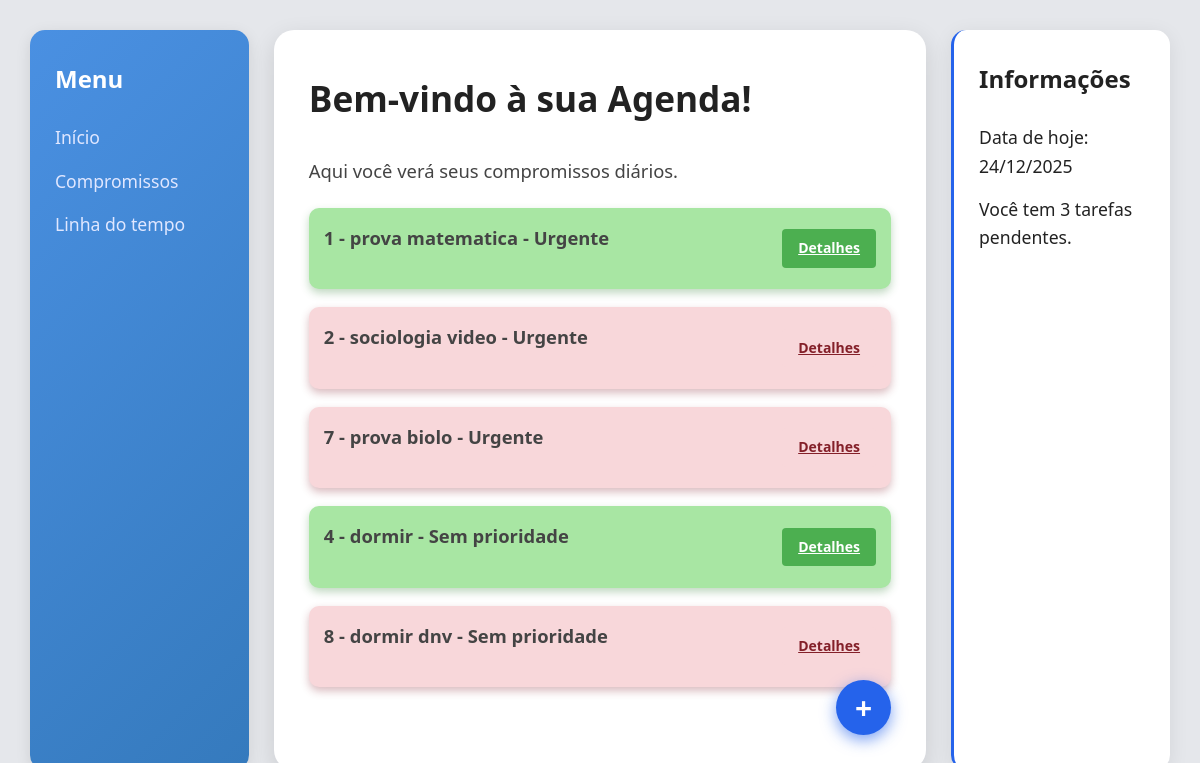
The page /compromissos/ on the database as committed earlier.
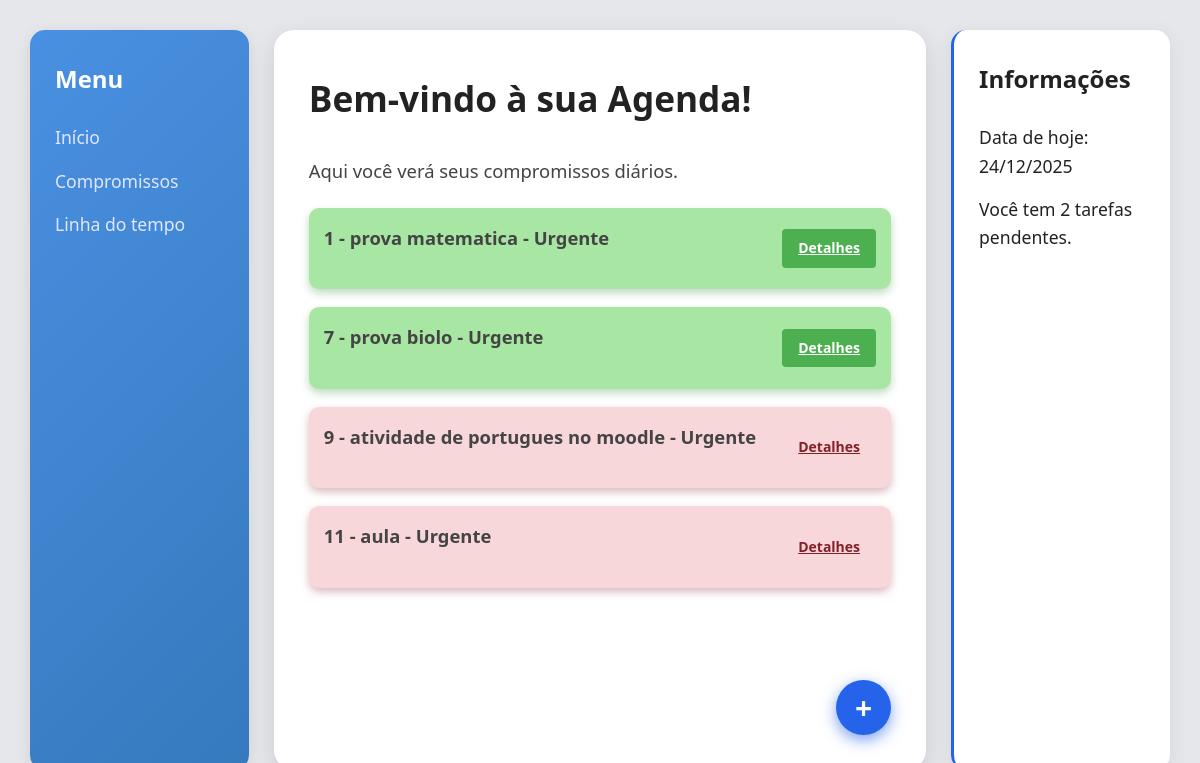
The same page on the database as committed later.
### main/models.py (models this page shows, shortened)
class DatasEventos(models.Model):
    PROPRIEDADES = [
        ('1', 'Urgente'),
        ('2', 'Importante'),
        ('3', 'Normal'),
        ('4', 'Sem prioridade')
    ]
    titulo = models.CharField(max_length=200)
    prioridade = models.CharField(max_length=20, choices=PROPRIEDADES, default='N')
    descricao = models.TextField()
    data_fim = models.DateField()
    data_inicio = models.DateField(auto_now_add=True)
    status = models.BooleanField(default=False)

### main/views.py (the view)
# urls.py: path('compromissos/', views.compromissos, name='compromissos'),
def compromissos(request):
    eventos = DatasEventos.objects.all().order_by("prioridade")
    context = {'data_hoje': datahj(), 'eventos': eventos, 'tarefaspendentes': tarefaspendentes()}
    return render(request, 'compromissos.html', context=context)

### main/views.py (called while the page is built)
def datahj():
    data_hoje = datetime.date.today()
    data_hoje = data_hoje.strftime("%d/%m/%Y")
    data_hoje = str(data_hoje)
    return data_hoje

def tarefaspendentes():
    eventos = DatasEventos.objects.all()
    cont = 0
    for i in eventos:
        if i.status == False:
            cont += 1
    return cont

### templates/compromissos.html
{%extends "base.html"%}

### templates/base.html (shortened to what this page needs)
{% load static %}
<!DOCTYPE html>
<html lang="pt-br">
<head>
    <link rel="stylesheet" href="{% static 'css/style.css' %}">
</head>
<body>
    <div class="container">
        {%block navbase%}
        {%include 'navbase.html' %}
        {%endblock%}
        {% block conteudo %}
        <main class="conteudo">
            <h1>Bem-vindo à sua Agenda!</h1>
            <p>Aqui você verá seus compromissos diários.</p>
            {%for evento in eventos%}
            <div class="evento-bloco{%if evento.status%} concluido {%else%} nao-concluido{%endif%}">
                <div class="evento-info">
                    <p>{{evento.id}} - {{evento.titulo}} - {{ evento.get_prioridade_display }}</p>
                </div>
                <a href="{% url 'detalhes_evento' id=evento.id %}" class="botao-detalhes{%if evento.status%} concluido {%else%} nao-concluido{%endif%}">Detalhes</a>
            </div>
            {%endfor%}
            <a href="{% url 'adicionar_eventos' %}" class="btn-adicionar-tarefa" title="Adicionar Tarefa">+</a>
        </main>
        {% endblock %}
        {% block informacoes %}
        {%include 'informacoesbase.html'%}
        {% endblock %}
    </div>
</body>
</html>

Rows that differ between the two databases and show on the page:
removed DatasEventos: id "2", titulo "sociologia video", prioridade "Urgente"
removed DatasEventos: id "4", titulo "dormir", prioridade "Sem prioridade", status True (drawn)
removed DatasEventos: id "8", titulo "dormir dnv", prioridade "Sem prioridade"
changed DatasEventos "prova biolo": status False → True (drawn)
added DatasEventos: id "9", titulo "atividade de portugues no moodle", prioridade "Urgente"
added DatasEventos: id "11", titulo "aula", prioridade "Urgente"
Other text that changed with them:
{{ tarefaspendentes }}: "3" → "2"
